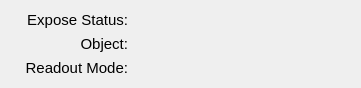
   <widget class="QWidget" name="gridLayoutWidget_3">
    <property name="geometry">
     <rect>
      <x>360</x>
      <y>80</y>
      <width>361</width>
      <height>81</height>
     </rect>
    </property>
    <layout class="QGridLayout" name="status_layout" rowstretch="100,100,100" columnstretch="35,65">
     <property name="sizeConstraint">
      <enum>QLayout::SetDefaultConstraint</enum>
     </property>
     <property name="verticalSpacing">
      <number>6</number>
     </property>
     <item row="0" column="1">
      <widget class="QLabel" name="expose_status_value">
       <property name="font">
        <font>
         <pointsize>11</pointsize>
        </font>
       </property>
       <property name="text">
        <string/>
       </property>
      </widget>
     </item>
     <item row="0" column="0">
      <widget class="QLabel" name="label_6">
       <property name="font">
        <font>
         <pointsize>11</pointsize>
        </font>
       </property>
       <property name="text">
        <string>Expose Status:</string>
       </property>
       <property name="alignment">
        <set>Qt::AlignRight|Qt::AlignTrailing|Qt::AlignVCenter</set>
       </property>
      </widget>
     </item>
     <item row="1" column="0">
      <widget class="QLabel" name="label_10">
       <property name="font">
        <font>
         <pointsize>11</pointsize>
        </font>
       </property>
       <property name="text">
        <string>Object:</string>
       </property>
       <property name="alignment">
        <set>Qt::AlignRight|Qt::AlignTrailing|Qt::AlignVCenter</set>
       </property>
      </widget>
     </item>
     <item row="1" column="1">
      <widget class="QLabel" name="ObjectValue">
       <property name="font">
        <font>
         <pointsize>11</pointsize>
        </font>
       </property>
       <property name="text">
        <string/>
       </property>
      </widget>
     </item>
     <item row="2" column="0">
      <widget class="QLabel" name="label_13">
       <property name="font">
        <font>
         <pointsize>11</pointsize>
        </font>
       </property>
       <property name="text">
        <string>Readout Mode:</string>
       </property>
       <property name="alignment">
        <set>Qt::AlignRight|Qt::AlignTrailing|Qt::AlignVCenter</set>
       </property>
      </widget>
     </item>
     <item row="2" column="1">
      <widget class="QLabel" name="readout_mode_value">
       <property name="font">
        <font>
         <pointsize>11</pointsize>
        </font>
       </property>
       <property name="text">
        <string/>
       </property>
      </widget>
     </item>
    </layout>
   </widget>
